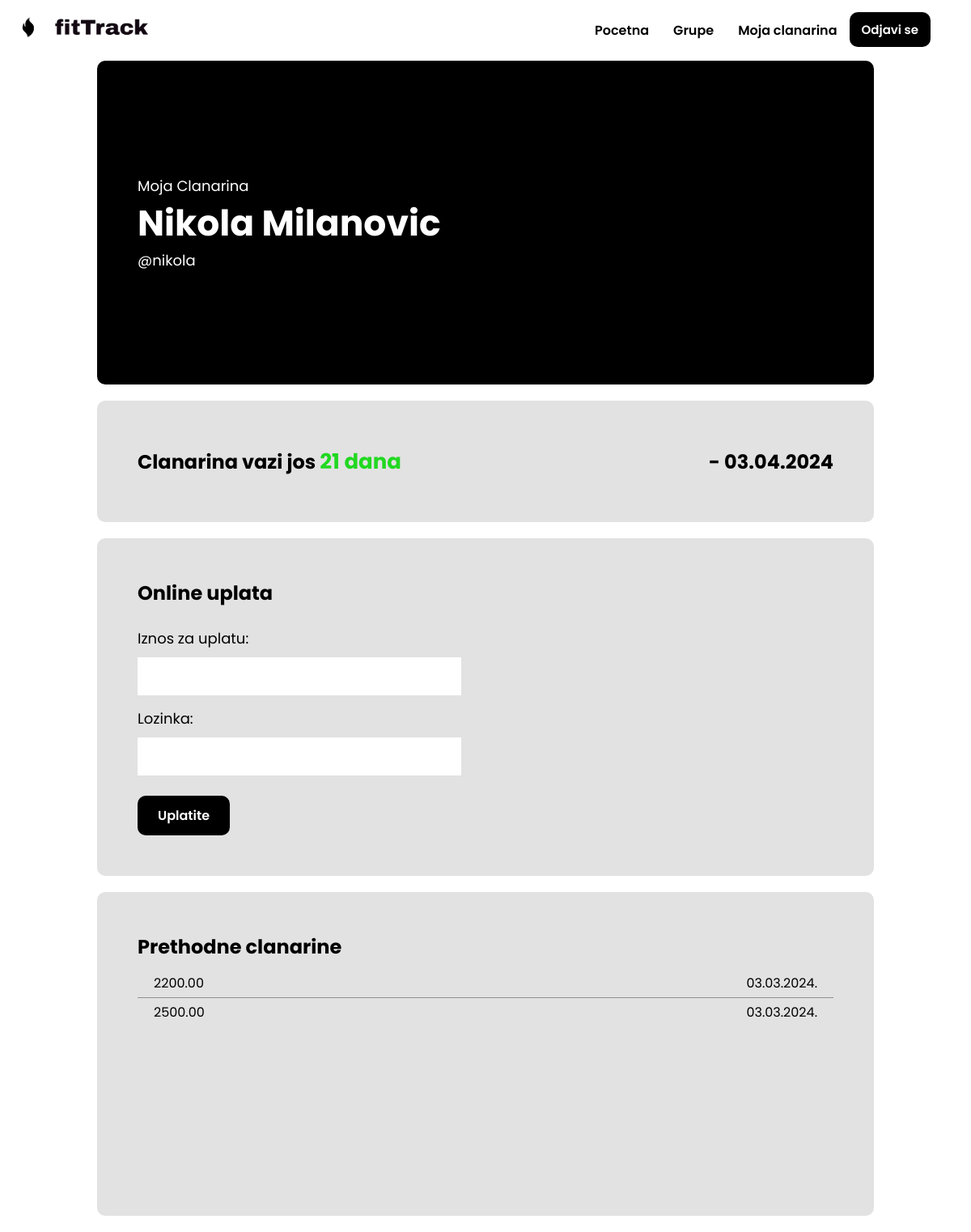
/membership.php (signed in), run on the app's committed database.
### tables this page shows
CREATE TABLE `korisnik` (
  `id` int(10) NOT NULL,
  `email` varchar(60) NOT NULL,
  `username` varchar(60) NOT NULL,
  `fullName` varchar(60) NOT NULL,
  `regDate` timestamp NOT NULL DEFAULT current_timestamp(),
  `password` varchar(255) NOT NULL,
  `idGrupe` int(11) DEFAULT NULL,
  `admin` int(1) NOT NULL DEFAULT 0
);

CREATE TABLE `clanarina` (
  `id` int(11) NOT NULL,
  `idClana` int(11) NOT NULL,
  `iznos` decimal(10,2) NOT NULL,
  `datumUplate` timestamp NOT NULL DEFAULT current_timestamp()
);

### membership.php (the view, shortened to what this page needs)
<!DOCTYPE html>
<html lang="en">
<head>
    <link rel="stylesheet" href="./css/global.css">
    <link rel="stylesheet" href="./css/secondary.css">
    <link rel="stylesheet" href="./css/membership.css">
</head>
<body>
<?php
include('./components/header.php');
include('./handlers/connection.php');
$iznosErr = $lozinkaErr = "";
$email = $_SESSION['email'];
$sql = "SELECT k.id, k.username, k.fullName, c.datumUplate, c.iznos  FROM korisnik k LEFT JOIN clanarina c ON k.id = c.idClana WHERE k.email ='$email' ORDER BY c.datumUplate DESC";
$result = $conn->query($sql);
$row = $result->fetch_assoc();
$danas = new DateTime();
if($row["datumUplate"] != null){
  $datumUplate = new DateTime($row["datumUplate"]);
  $datumVazenja = clone $datumUplate;
  $datumVazenja->modify('+1 month');
}
else{
  $datumUplate = null;
  $datumVazenja = null;
}
?>
<main>
  <section class="memHero">
    <div class="secLeft">
      <p>Moja Clanarina</p>
      <h1><?php echo $row["fullName"]?></h1>
      <p>@<?php echo $row["username"]?></p>
    </div>
  </section>
  <section class="secondary">
    <h2>
      <?php
        if($datumVazenja != null){
          if($danas > $datumVazenja){
            echo 'Clanarina vam je istekla pre <span class="date error">' . $danas->diff($datumVazenja)->days . ' dana</span>';
          }
          else{
            echo 'Clanarina vazi jos <span class="date">' . $danas->diff($datumVazenja)->days . ' dana</span>';
          }
        }
        else echo "Niste uplatili clanarinu";
      ?>
    </h2>
    <h2>-
    <?php
      if($datumVazenja != null) echo $datumVazenja->format("d.m.Y");
      else echo " -- --";
    ?></h2>
  </section>
  <section class="memSec">
    <h2>Online uplata</h2>
    <form method="post" action="<?php echo htmlspecialchars($_SERVER["PHP_SELF"]);?>" name="membershipForm" class="memForm">
      <label for="iznos">Iznos za uplatu:</label>
      <input type="text" name="iznos">
      <label for="lozinka">Lozinka:</label>
      <input type="password" name="lozinka">
      <span class="error"><?php echo $lozinkaErr?></span><br>
      <button type="submit" class="btnDark">Uplatite</button>
    </form>
  </section>
  <section class="memSec">
    <h2>Prethodne clanarine</h2>
    <?php
    $sql = "SELECT c.datumUplate, c.iznos  FROM korisnik k JOIN clanarina c ON k.id = c.idClana WHERE k.email ='$email' ORDER BY c.datumUplate DESC";
    $result = $conn->query($sql);
      if ($result->num_rows > 0) {
        while($row = $result->fetch_assoc()) {
          $datumUplate = new DateTime($row["datumUplate"]);
          echo '
          <div class="payment">
            <p>' . $row["iznos"] . '</p>
            <p>' . $datumUplate->format("d.m.Y") . '.</p>
          </div>';
        }
      }
      else{
        echo '<div class="nopayments">Nema dosadasnjih uplata</div>';
      }
    ?>
  </section>
</main>
</body>
</html>

### css/global.css (style rules this page uses)
* { margin: 0; padding: 0; box-sizing: border-box; font-family: "Poppins", sans-serif; }
main { width: 80%; display: flex; flex-direction: column; margin: auto; max-width: 1600px; margin-top: 75px; }
section { width: 100%; height: fit-content; display: flex; margin: auto; }
.btnDark { background-color: #000; color: #fff; padding: 12px 25px; border-radius: 10px; font-size: 16px; font-weight: 600; margin-right: 15px; height: fit-content; width: fit-content; cursor: pointer; border: none; outline: none; }

### css/secondary.css (style rules this page uses)
.secondary { flex-direction: row; min-height: 150px; height: fit-content; width: 100%; justify-content: space-between; align-items: center; padding: 0 50px; margin: 20px 0; background-color: #e2e2e2; border-radius: 10px; }

### css/membership.css (style rules this page uses)
.memHero { width: 100%; min-height: 400px; height: fit-content; display: flex; flex-direction: row; justify-content: space-between; background-color: #000; color: #fff; border-radius: 10px; align-items: center; padding: 0 50px; }
.secLeft { width: 60%; height: 100%; display: flex; flex-direction: column; }
.secLeft h1 { font-size: 44px; }
.secLeft p { font-size: 18px; }
.date { font-size: 26px; font-weight: 700; color: rgb(33, 216, 33); }
.memSec { width: 100%; min-height: 400px; height: fit-content; display: flex; flex-direction: column; justify-content: flex-start; background-color: #e2e2e2; color: #000; border-radius: 10px; margin-bottom: 20px; padding: 50px; }
.memSec h2 { padding-bottom: 10px; }
.memForm { display: flex; flex-direction: column; height: fit-content; width: 100%; }
.memForm label { font-size: 18px; padding: 15px 0 5px 0; }
.memForm input { width: 100%; max-width: 400px; padding: 10px 15px; border: none; outline: none; margin-top: 5px; font-size: 18px; background-color: #fff; }
.payment { width: 100%; height: fit-content; display: flex; flex-direction: row; align-items: center; justify-content: space-between; padding: 5px 20px; }
.payment:not(:first-of-type) { border-top: 1px solid #919191; }

### data on the page
korisnik: fullName "Nikola Milanovic", username "nikola"
clanarina: datumUplate "21", datumUplate "03.04.2024", iznos "2200.00", datumUplate "03.03.2024"
clanarina: iznos "2500.00", datumUplate "03.03.2024"
